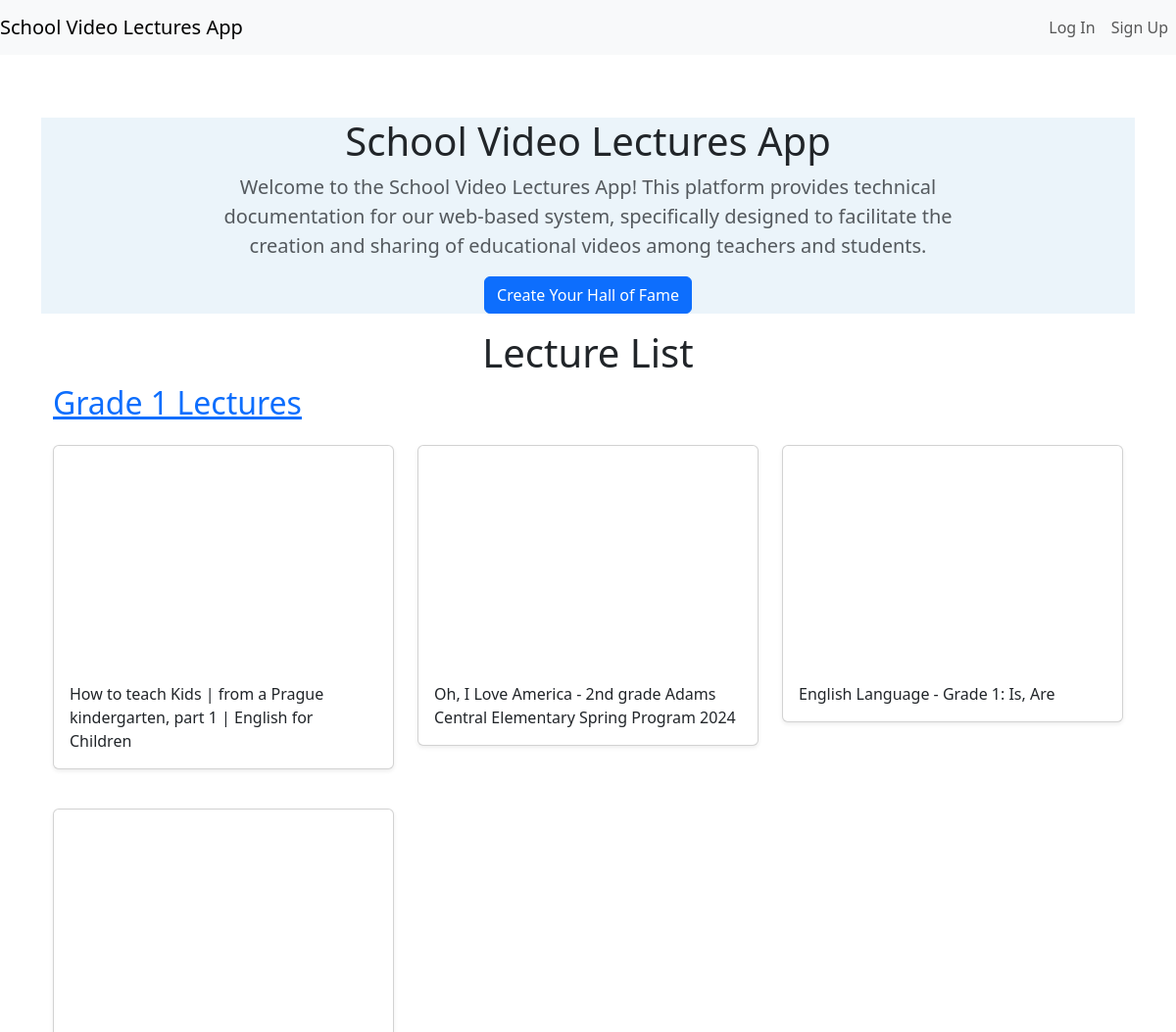
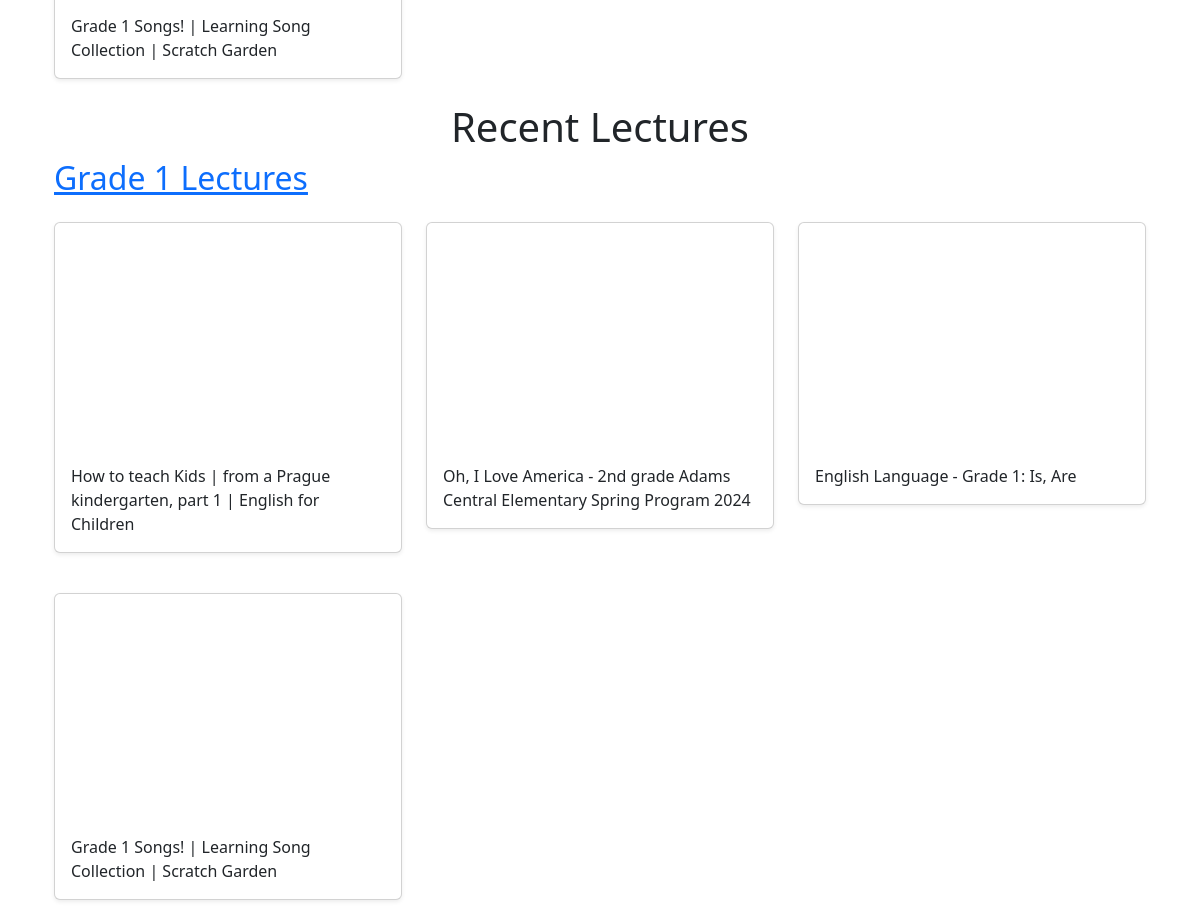
The page / on the database its author committed (2 pictures, top to bottom).
### halls/models.py (models this page shows)
class Hall(models.Model):
    title = models.CharField(max_length=255)
    user = models.ForeignKey(User, on_delete=models.CASCADE)

class Video(models.Model):
    title = models.CharField(max_length=255)
    url = models.URLField()
    youtube_id = models.CharField(max_length=255)
    hall = models.ForeignKey(Hall, on_delete=models.CASCADE)

### halls/views.py (the view)
# urls.py: 2. Add a URL to urlpatterns:  path('', views.home, name='home')
def home(request):
    recent_halls = Hall.objects.all().order_by('-id')[:3]
    popular_halls = Hall.objects.all()[:3]  # Example: Fetching first 3 halls
    return render(request, 'halls/home.html', {'recent_halls': recent_halls, 'popular_halls': popular_halls})

### halls/templates/halls/home.html
{% extends 'halls/base.html' %}
{% block content %}
<section class="jumbotron text-center">
  <div class="container">
    <h1 class="jumbotron-heading">School Video Lectures App</h1>
    <p class="lead text-muted">Welcome to the School Video Lectures App! This platform provides technical documentation for our web-based system, specifically designed to facilitate the creation and sharing of educational videos among teachers and students.</p>
    <p>
      <a href="{% url 'create_hall' %}" class="btn btn-primary">Create Your Hall of Fame</a>
    </p>
  </div>
</section>
<div class="container">
  <h1 class="text-center">Lecture List</h1>
  {% for hall in popular_halls %}
<h2><a href="{% url 'detail_hall' hall.id %}">{{ hall.title }}</a></h2>
  <div class="row">
    {% for video in hall.video_set.all %}
    <div class="col-md-4 mt-3">
      <div class="card mb-4 shadow-sm">
        <iframe width="100%" height="225" src="https://www.youtube.com/embed/{{ video.youtube_id }}" frameborder="0" allow="accelerometer; autoplay; encrypted-media; gyroscope; picture-in-picture" allowfullscreen></iframe>
        <div class="card-body">
          <p class="card-text">{{ video.title }}</p>
        </div>
      </div>
    </div>
    {% endfor %}
    </div>
  {% endfor %}
  <h1 class="text-center">Recent Lectures</h1>
  {% for hall in recent_halls %}
<h2><a href="{% url 'detail_hall' hall.id %}">{{ hall.title }}</a></h2>
  <div class="row">
    {% for video in hall.video_set.all %}
    <div class="col-md-4 mt-3">
      <div class="card mb-4 shadow-sm">
        <iframe width="100%" height="225" src="https://www.youtube.com/embed/{{ video.youtube_id }}" frameborder="0" allow="accelerometer; autoplay; encrypted-media; gyroscope; picture-in-picture" allowfullscreen></iframe>
        <div class="card-body">
          <p class="card-text">{{ video.title }}</p>
        </div>
      </div>
    </div>
    {% endfor %}
    </div>
  {% endfor %}
</div>
{% endblock %}

### halls/static/custom.css (style rules this page uses)
.jumbotron { background-color: #EBF4FA; }
.jumbotron-heading { font-weight: 300; }
.jumbotron .container { max-width: 51rem; }

### halls/templates/halls/base.html (style rules this page uses)
body { padding-top: 4.5rem; }

### rows shown on the page
Hall: title "Grade 1 Lectures"
Video: title "How to teach Kids | from a Prague kindergarten, part 1 | English for Children"
Video: title "Oh, I Love America - 2nd grade Adams Central Elementary Spring Program 2024"
Video: title "English Language - Grade 1: Is, Are"
Video: title "Grade 1 Songs! | Learning Song Collection | Scratch Garden"
